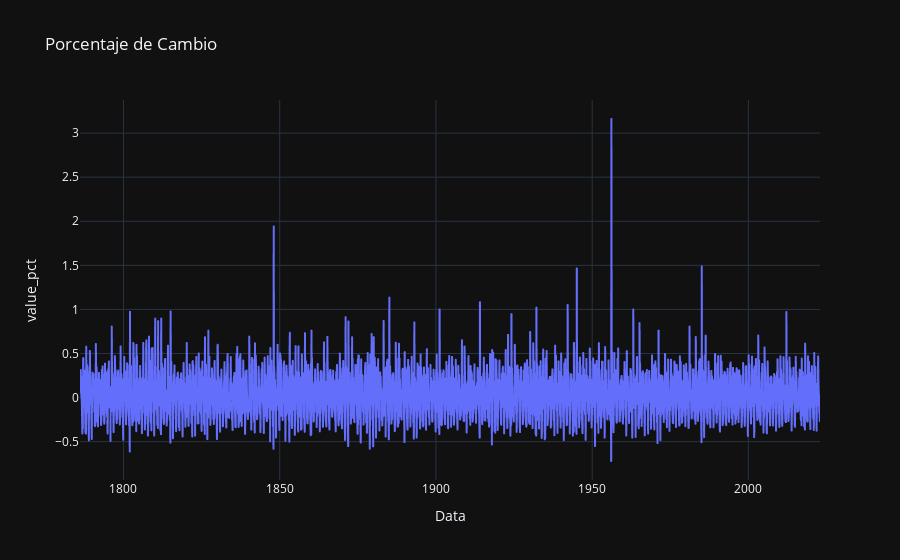

The code cell stored with this chart in its notebook:
### Code cell
fig = px.line(df_rf, x="Data", y="value_pct",template = "plotly_dark",
              title="Porcentaje de Cambio")
fig.show()

### Figure 1 — Plotly figure (JSON) as saved in the notebook; plotly's stock layout.template omitted (floating-point values rounded to 4 significant figures; data arrays with more than 128 entries replaced by an {"elided": "..."} marker saying what was removed)
{"data": [{"hovertemplate": "Data=%{x}<br>value_pct=%{y}<extra></extra>", "legendgroup": "", "line": {"color": "#636efa", "dash": "solid"}, "marker": {"symbol": "circle"}, "mode": "lines", "name": "", "showlegend": false, "type": "scattergl", "x": {"elided": "2843 str values"}, "xaxis": "x", "y": {"elided": "2843 float values"}, "yaxis": "y"}], "layout": {"legend": {"tracegroupgap": 0}, "title": {"text": "Porcentaje de Cambio"}, "xaxis": {"anchor": "y", "domain": [0, 1], "title": {"text": "Data"}}, "yaxis": {"anchor": "x", "domain": [0, 1], "title": {"text": "value_pct"}}}}
